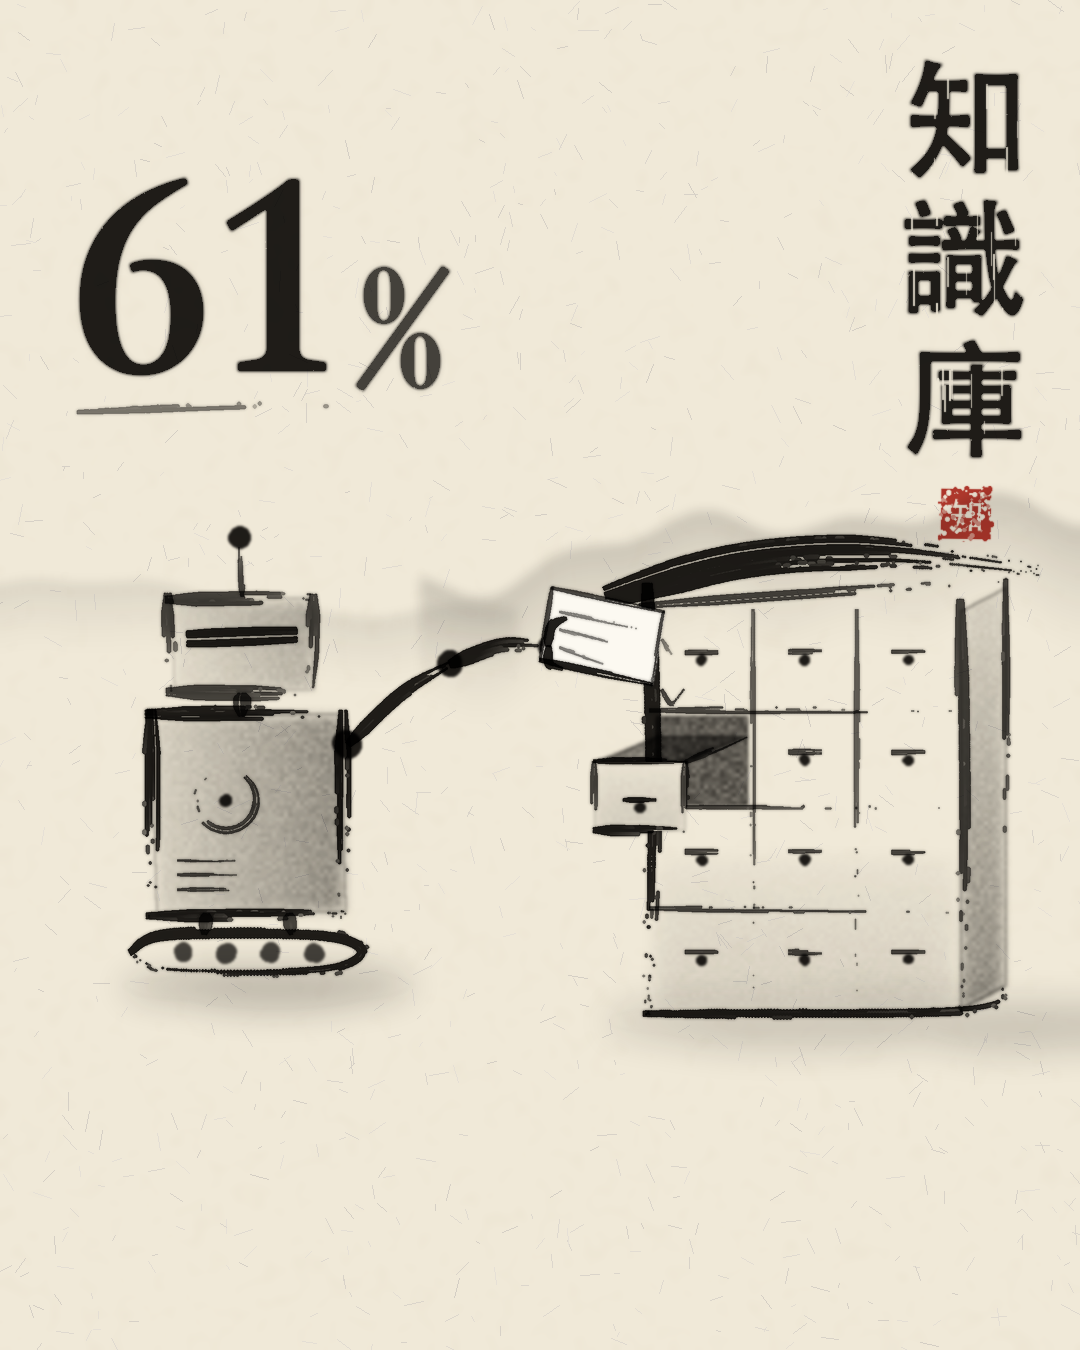

Python code for this plot:
# Ink-wash (shuimo) style sample: an ink-drawn robot files a note card into a drawer cabinet; big 61%.
# Technique: xuan paper -> pale washes first (far) -> mid washes -> bone strokes (gou le) dark last,
# ink layers MULTIPLY so overlaps darken (ji mo); dry-brush (fei bai) from hair dropout; one cinnabar seal.
# Master lessons applied: Bada Shanren (float in the void: no ground, fewest strokes), Qi Baishi (one body in several tones,
#   thick body vs hair-thin limb), Muqi (form by wash not outline, neighbours differ in tone, mist behind).
import os, math, random
from PIL import Image, ImageDraw, ImageFilter, ImageFont, ImageChops

W, H = 1080, 1350
SS = 2  # supersample factor for brush strokes
R = random.Random(1961)
HERE = os.path.dirname(os.path.abspath(__file__))
HEI = "/System/Library/Fonts/STHeiti Medium.ttc"          # Chinese glyphs only from STHeiti / Hiragino
NUM = "/System/Library/Fonts/Supplemental/Songti.ttc"      # Latin digits only (index 0, Black)

# Palette (must match style.md)
PAPER = (240, 233, 216)      # xuan paper
PAPER_DK = (222, 211, 188)   # paper mottling
CARD = (252, 249, 241)       # note card: brighter than paper (the only "lifted white")
INK = (24, 22, 20)           # jiao mo (scorched ink), all ink tones are densities of this
CINNABAR = (178, 40, 30)     # seal paste, used once
# ink densities (0-255 alpha of INK over paper): 5 tones of "mo fen wu se"
JIAO, NONG, ZHONG, DAN, QING = 245, 200, 140, 80, 36


def check_glyphs(path, text, size=80):
    """Fail loudly if any CJK char would render as tofu / notdef."""
    f = ImageFont.truetype(path, size)
    def m(ch):
        im = Image.new("L", (size * 2, size * 2), 0)
        ImageDraw.Draw(im).text((size // 2, size // 2), ch, font=f, fill=255)
        return im
    notdef = m("\U000F0000").tobytes()
    for ch in text:
        b = m(ch)
        assert b.getbbox() and b.tobytes() != notdef, f"missing glyph {ch!r} in {path}"


def rice_paper():
    sw, sh = W // 8, H // 8
    n = Image.new("L", (sw, sh)); n.putdata([R.randint(0, 255) for _ in range(sw * sh)])
    n = n.resize((W, H), Image.BICUBIC).filter(ImageFilter.GaussianBlur(4))
    img = Image.composite(Image.new("RGB", (W, H), PAPER_DK), Image.new("RGB", (W, H), PAPER),
                          n.point(lambda v: int(max(0, v - 140) * 0.35)))
    d = ImageDraw.Draw(img)
    for _ in range(1100):  # fibres
        x, y = R.uniform(0, W), R.uniform(0, H)
        a, L = R.uniform(0, math.pi), R.uniform(4, 20)
        c = R.randint(212, 230)
        d.line([(x, y), (x + math.cos(a) * L, y + math.sin(a) * L)], fill=(c, c - 6, c - 16), width=1)
    return img


def ink(img, mask, color=INK):
    """Multiply ink onto paper so overlapping layers accumulate (ji mo)."""
    k = [1 - c / 255 for c in color]
    layer = Image.merge("RGB", [mask.point(lambda v, kk=kk: int(255 - v * kk)) for kk in k])
    return ImageChops.multiply(img, layer)


def wash(img, cx, cy, rx, ry, dens, blobs=14, blur=26, rim=0.35):
    """Wet wash (po mo): soft blobs; a darker tide-line rim where water dried."""
    m = Image.new("L", (W, H), 0); d = ImageDraw.Draw(m)
    for _ in range(blobs):
        x, y = cx + R.gauss(0, rx * 0.4), cy + R.gauss(0, ry * 0.4)
        a, b = R.uniform(0.35, 0.7) * rx, R.uniform(0.35, 0.7) * ry
        d.ellipse([x - a, y - b, x + a, y + b], fill=255)
    hard = m.filter(ImageFilter.GaussianBlur(blur * 0.35)).point(lambda v: 255 if v > 110 else 0)
    body = hard.filter(ImageFilter.GaussianBlur(blur)).point(lambda v: int(v * dens / 255))
    edge = ImageChops.subtract(hard, hard.filter(ImageFilter.MinFilter(5))).filter(ImageFilter.GaussianBlur(2))
    body = ImageChops.add(body, edge.point(lambda v: int(v * dens * rim / 255)))
    return ink(img, body)


def wash_poly(img, pts, dens, blur=6, rim=0.5, grad=None):
    """Wash filling a shape (mo gu fill) with tide-line edge.
    grad=(dx, dy): ink gets denser toward that direction (shadow side); the lit side stays near paper."""
    m = Image.new("L", (W, H), 0); ImageDraw.Draw(m).polygon(pts, fill=255)
    jit = Image.effect_noise((W // 4, H // 4), 60).resize((W, H), Image.BICUBIC)
    body = ImageChops.multiply(m.filter(ImageFilter.GaussianBlur(blur)), jit.point(lambda v: 170 + v // 4))
    if grad:
        xs = [p[0] for p in pts]; ys = [p[1] for p in pts]
        x0, y0, x1, y1 = min(xs), min(ys), max(xs), max(ys)
        g = Image.new("L", (W, H), 0); gd = ImageDraw.Draw(g)
        steps = 40
        for i in range(steps):  # linear ramp 25% -> 100% along grad direction
            t = i / (steps - 1); v = int(255 * (0.25 + 0.75 * t))
            if grad[0]:
                gd.rectangle([x0 + (x1 - x0) * i / steps, y0, x0 + (x1 - x0) * (i + 1) / steps + 1, y1], fill=v)
            else:
                gd.rectangle([x0, y0 + (y1 - y0) * i / steps, x1, y0 + (y1 - y0) * (i + 1) / steps + 1], fill=v)
        body = ImageChops.multiply(body, g.filter(ImageFilter.GaussianBlur(8)))
    body = body.point(lambda v: int(v * dens / 255))
    edge = ImageChops.subtract(m, m.filter(ImageFilter.MinFilter(5))).filter(ImageFilter.GaussianBlur(1.5))
    return ink(img, ImageChops.add(body, edge.point(lambda v: int(v * dens * rim / 255))))


def far_hills(img, y_base, amp, dens, seed, x0=0, x1=W, fade=110):
    """Distant ridge (yuan shan): densest along the ridge line, dissolving downward into mist."""
    rr = random.Random(seed)
    ph = [rr.uniform(0, 6.28) for _ in range(3)]
    ridge = [(x, y_base - amp * (0.55 * math.sin(x / 140 + ph[0]) + 0.3 * math.sin(x / 61 + ph[1]) + 0.15 * math.sin(x / 23 + ph[2])))
             for x in range(int(x0), int(x1) + 1, 6)]
    m = Image.new("L", (W, H), 0); d = ImageDraw.Draw(m)
    for k in range(fade):  # stacked ridge copies, each fainter and lower
        v = int(dens * (1 - k / fade) ** 1.6)
        d.line([(x, y + k) for x, y in ridge], fill=v, width=2)
    return ink(img, m.filter(ImageFilter.GaussianBlur(5)))


def smooth(pts, n):
    """Catmull-Rom through control points -> n samples."""
    if len(pts) == 2:
        return [(pts[0][0] + (pts[1][0] - pts[0][0]) * i / n, pts[0][1] + (pts[1][1] - pts[0][1]) * i / n) for i in range(n + 1)]
    P = [pts[0]] + list(pts) + [pts[-1]]
    out, segs = [], len(pts) - 1
    for i in range(n + 1):
        u = i / n * segs; s = min(int(u), segs - 1); t = u - s
        p0, p1, p2, p3 = P[s], P[s + 1], P[s + 2], P[s + 3]
        out.append(tuple(0.5 * (2 * p1[k] + (-p0[k] + p2[k]) * t + (2 * p0[k] - 5 * p1[k] + 4 * p2[k] - p3[k]) * t * t
                                + (-p0[k] + 3 * p1[k] - 3 * p2[k] + p3[k]) * t ** 3) for k in (0, 1)))
    return out


def stroke(img, pts, w, dens=JIAO, dry=0.35, press=(0.55, 1.0, 0.45), bleed=0.7):
    """Bristle brush: hairs side by side; each hair runs dry along the stroke -> fei bai streaks.
    press = (entry, body, exit) pressure; dry 0 = fully loaded, 1 = very dry."""
    L = sum(math.dist(a, b) for a, b in zip(pts, pts[1:]))
    path = smooth(pts, max(8, int(L / 1.5)))
    xs = [p[0] for p in path]; ys = [p[1] for p in path]
    pad = w + 6
    ox, oy = int(min(xs) - pad), int(min(ys) - pad)
    bw, bh = int(max(xs) + pad) - ox, int(max(ys) + pad) - oy
    m = Image.new("L", (bw * SS, bh * SS), 0); d = ImageDraw.Draw(m)
    hairs = max(6, int(w / 1.6))
    offs = sorted(R.uniform(-0.5, 0.5) for _ in range(hairs))
    load = [R.uniform(0.55, 1.0) for _ in range(hairs)]
    n = len(path)
    for h in range(hairs):
        gap_run = 0
        for i, (x, y) in enumerate(path):
            t = i / (n - 1)
            p = press[0] + (press[1] - press[0]) * min(1, t / 0.2) if t < 0.2 else \
                press[1] + (press[2] - press[1]) * max(0, (t - 0.6) / 0.4)
            j0, j1 = path[max(i - 1, 0)], path[min(i + 1, n - 1)]
            dx, dy = j1[0] - j0[0], j1[1] - j0[1]; ln = math.hypot(dx, dy) or 1
            o = offs[h] * w * p
            hx, hy = (x - ox - dy / ln * o) * SS, (y - oy + dx / ln * o) * SS
            left = load[h] - t * dry * 1.5
            if gap_run > 0:
                gap_run -= 1; continue
            if left < R.uniform(0, 0.55):
                gap_run = R.randint(8, 34); continue  # hair runs dry: long streak gaps = fei bai
            r = max(0.8, w * p / hairs * 1.25) * SS
            v = int(dens * max(0.45, min(1.0, left + 0.45)))
            d.ellipse([hx - r, hy - r, hx + r, hy + r], fill=v)
    m = m.resize((bw, bh), Image.LANCZOS)
    if bleed:
        m = ImageChops.lighter(m, m.filter(ImageFilter.GaussianBlur(bleed * 2)).point(lambda v: int(v * 0.45)))
    full = Image.new("L", (W, H), 0); full.paste(m, (ox, oy))
    return ink(img, full)


def dot(img, x, y, r, dens=JIAO):
    """Dian: a pressed blob, slightly irregular, wet edge."""
    m = Image.new("L", (W, H), 0); d = ImageDraw.Draw(m)
    for _ in range(6):
        a, b = R.uniform(-r * .25, r * .25), R.uniform(-r * .25, r * .25)
        rr = r * R.uniform(0.7, 1.0)
        d.ellipse([x + a - rr, y + b - rr, x + a + rr, y + b + rr], fill=dens)
    return ink(img, m.filter(ImageFilter.GaussianBlur(1.2)))


def text_ink(img, xy, s, font, dens=JIAO, anchor="la", streak=0.18, angle=0):
    """Type set as ink: rough edges, slight bleed, sparse dry-brush streaks along the stroke direction."""
    m = Image.new("L", (W, H), 0)
    ImageDraw.Draw(m).text(xy, s, font=font, fill=255, anchor=anchor)
    bb = m.getbbox()
    rough = Image.effect_noise((W, H), 90).filter(ImageFilter.GaussianBlur(1))
    m = ImageChops.multiply(m.filter(ImageFilter.GaussianBlur(1.6)), rough.point(lambda v: 255 if v > 70 else 180))
    m = m.point(lambda v: 255 if v > 120 else int(v * 1.6))
    st = Image.new("L", (W, H), 255); d = ImageDraw.Draw(st)
    for _ in range(int((bb[2] - bb[0]) * streak)) if streak else []:
        x, y = R.uniform(bb[0], bb[2]), R.uniform(bb[1], bb[3])
        Lw = R.uniform(10, 40)
        dx, dy = math.cos(angle) * Lw, math.sin(angle) * Lw
        d.line([(x, y), (x + dx, y + dy)], fill=R.randint(0, 90), width=R.choice([1, 2]))
    m = ImageChops.multiply(m, st.filter(ImageFilter.GaussianBlur(0.5)))
    m = ImageChops.lighter(m.point(lambda v: v * dens // 255), m.filter(ImageFilter.GaussianBlur(2.5)).point(lambda v: v // 6))
    return ink(img, m)


def seal(img, x, y, size, ch):
    """Cinnabar seal, intaglio (white char on red), worn edges. One per picture."""
    s = Image.new("L", (size, size), 0); d = ImageDraw.Draw(s)
    d.rectangle([3, 3, size - 4, size - 4], fill=230)
    f = ImageFont.truetype(HEI, int(size * 0.7))
    d.text((size / 2, size / 2 + 1), ch, font=f, fill=0, anchor="mm")
    for _ in range(int(size * 0.7)):
        rx, ry = R.uniform(0, size), R.uniform(0, size)
        rr = R.uniform(0.5, 1.5)
        d.ellipse([rx - rr, ry - rr, rx + rr, ry + rr], fill=R.choice([0, 120, 230]))
    m = Image.new("L", (W, H), 0)
    m.paste(s.rotate(R.uniform(-2.5, 2.5), resample=Image.BICUBIC), (x, y))
    return ink(img, m.filter(ImageFilter.GaussianBlur(0.5)), CINNABAR)


def box(img, x0, y0, x1, y1, w, dens=NONG, dry=0.4):
    """Hand-ruled box: four separate strokes with overshoot, never a closed vector rect."""
    j = lambda: R.uniform(-2.5, 2.5)
    img = stroke(img, [(x0 - 4, y0 + j()), (x1 + 5, y0 + j())], w, dens, dry)
    img = stroke(img, [(x1 + j(), y0 - 3), (x1 + j(), y1 + 4)], w, dens, dry)
    img = stroke(img, [(x0 - 3, y1 + j()), (x1 + 4, y1 + j())], w * 1.1, dens, dry)
    img = stroke(img, [(x0 + j(), y0 - 4), (x0 + j(), y1 + 3)], w, dens, dry)
    return img


check_glyphs(HEI, "知識庫")
img = rice_paper()

# ---- 1. far layer: pale ridges dissolving into mist (qing mo), drawn first ----
img = far_hills(img, 540, 60, QING + 6, 3, 420, W, fade=140)
img = far_hills(img, 600, 26, QING - 12, 8, 0, 520, fade=80)

# ---- 2. knowledge base: drawer cabinet (yao gui), 3 x 4 drawers; faces left as paper ----
cx0, cy0, cx1, cy1 = 650, 610, 960, 1010
cols, rows = 3, 4
dw, dh = (cx1 - cx0) / cols, (cy1 - cy0) / rows
depth = 46  # visible right side face
img = wash_poly(img, [(cx1, cy0), (cx1 + depth, cy0 - 24), (cx1 + depth, cy1 - 24), (cx1, cy1)], ZHONG, blur=4, rim=0.6, grad=(0, 1))
img = wash_poly(img, [(cx0, cy0 + dh * 2.4), (cx1, cy0 + dh * 2.4), (cx1, cy1), (cx0, cy1)], DAN - 40, blur=18, rim=0, grad=(0, 1))
open_cell = (0, 1)  # drawer receiving the card
for r_ in range(rows):
    for c_ in range(cols):
        x0, y0 = cx0 + c_ * dw, cy0 + r_ * dh
        if (c_, r_) == open_cell:
            continue
        # Muqi: every drawer face is its own tone of the same ink (six persimmons: neighbours never match)
        tone = [QING + 14, DAN - 38, QING - 4, DAN - 54, QING + 24, DAN - 30][(c_ * 2 + r_ * 5) % 6]
        img = wash_poly(img, [(x0 + 8, y0 + 8), (x0 + dw - 8, y0 + 8), (x0 + dw - 8, y0 + dh - 8), (x0 + 8, y0 + dh - 8)], tone, blur=7, rim=0.0)
        img = dot(img, x0 + dw / 2, y0 + dh * 0.42 + 8, 5, JIAO)
# frame: bone strokes, darkest ink, drawn after washes
img = stroke(img, [(cx0 - 3, cy0 - 26), (cx0 + 2, cy0 + 200), (cx0 - 3, cy1 + 8)], 18, JIAO, dry=0.45)
img = stroke(img, [(cx1, cy0 - 10), (cx1 + 3, cy0 + 220), (cx1, cy1 + 4)], 12, NONG, dry=0.5)
img = stroke(img, [(cx1 + depth, cy0 - 30), (cx1 + depth + 2, cy1 - 20)], 9, NONG, dry=0.75)
img = stroke(img, [(cx0 - 6, cy1 + 4), (cx1 + 4, cy1 + 2), (cx1 + depth, cy1 - 24)], 12, JIAO, dry=0.5)
for k in range(1, rows):
    yy = cy0 + k * dh
    img = stroke(img, [(cx0, yy + R.uniform(-2, 2)), (cx1, yy + R.uniform(-2, 2))], 6, NONG, dry=0.45)
# eave: one sweeping stroke, pressed at left, lifted at right (the boldest gesture in the picture)
img = stroke(img, [(606, cy0 - 14), (740, cy0 - 50), (880, cy0 - 58), (1040, cy0 - 40)], 36, JIAO, dry=0.4, press=(0.6, 1.0, 0.3))
img = stroke(img, [(cx0 - 10, cy0 - 4), (cx1 + depth, cy0 - 30)], 8, NONG, dry=0.4)
# the open drawer: cavity in the cell + drawer box pulled out to the lower-left
ox0, oy0 = cx0 + 6, cy0 + dh + 6
ox1, oy1 = cx0 + dw - 6, cy0 + 2 * dh - 6
img = wash_poly(img, [(ox0, oy0), (ox1, oy0), (ox1, oy1), (ox0, oy1)], JIAO - 30, blur=2, rim=0.3)
px, py = -62, 26  # pull-out offset
front = [(ox0 + px, oy0 + py + 20), (ox1 + px, oy0 + py + 20), (ox1 + px, oy1 + py), (ox0 + px, oy1 + py)]
img = wash_poly(img, [(ox0 + px, oy0 + py + 20), (ox0, oy0 + 20), (ox1, oy0 + 20), (ox1 + px, oy0 + py + 20)], ZHONG + 20, blur=2, rim=0.5)
img = Image.composite(Image.new("RGB", (W, H), PAPER), img, (lambda m: (ImageDraw.Draw(m).polygon(front, fill=255), m)[1])(Image.new("L", (W, H), 0)))
img = wash_poly(img, front, QING + 10, blur=3, rim=0.8, grad=(0, 1))
img = stroke(img, [front[0], front[1]], 7, JIAO, dry=0.3)
img = stroke(img, [front[3], front[2]], 10, JIAO, dry=0.35)
img = stroke(img, [front[0], front[3]], 7, NONG, dry=0.3)
img = stroke(img, [front[1], front[2]], 7, NONG, dry=0.4)
img = stroke(img, [front[1], (ox1, oy0 + 20)], 5, NONG, dry=0.4)
img = stroke(img, [((front[0][0] + front[1][0]) / 2 - 16, front[3][1] - 30), ((front[0][0] + front[1][0]) / 2 + 16, front[3][1] - 30)], 5, JIAO, dry=0.2)
img = dot(img, (front[0][0] + front[1][0]) / 2, front[3][1] - 22, 5, JIAO)
# Bada: no ground at all; the cabinet and the robot float in the blank paper

# ---- 3. AI agent: boxy robot in gou le outline + graded washes, visor slit, no face ----
# light from upper-left: washes darken toward right/bottom, lit side stays paper
img = wash_poly(img, [(170, 600), (310, 596), (314, 690), (174, 694)], DAN, blur=4, grad=(1, 0))
img = stroke(img, [(166, 596), (316, 592)], 13, JIAO, dry=0.4)
img = stroke(img, [(314, 596), (316, 692)], 11, NONG, dry=0.5)
img = stroke(img, [(168, 694), (312, 692)], 7, NONG, dry=0.5)
img = stroke(img, [(188, 640), (296, 636)], 18, JIAO, dry=0.1, press=(0.9, 1.0, 0.85))  # visor slit
img = stroke(img, [(242, 596), (240, 548)], 6, NONG, dry=0.3)                            # antenna
img = dot(img, 240, 538, 11, JIAO)
img = stroke(img, [(242, 694), (242, 716)], 16, NONG, dry=0.15)                          # neck
for (ya, yb, dn) in ((716, 780, ZHONG - 40), (788, 850, ZHONG), (858, 914, ZHONG + 36)):   # segments with paper gaps, each its own tone
    img = wash_poly(img, [(152, ya), (342, ya - 2), (346, yb), (154, yb + 2)], dn, blur=5, grad=(1, 0))
img = stroke(img, [(150, 712), (344, 710)], 16, JIAO, dry=0.45)                           # lid: the darkest, widest accent
img = stroke(img, [(344, 714), (348, 912)], 14, JIAO, dry=0.5)                            # shadow side
img = stroke(img, [(152, 718), (154, 912)], 7, NONG, dry=0.6)                             # lit side: hair-thin
th = [math.radians(a) for a in range(-50, 260, 20)]                                        # chest dial: open enso
img = stroke(img, [(226 + 26 * math.cos(a), 750 + 26 * math.sin(a)) for a in th], 6, NONG, dry=0.55)
img = dot(img, 226, 750, 5, JIAO)
img = stroke(img, [(130, 952), (170, 934), (322, 934), (364, 952), (322, 972), (170, 972), (130, 954)], 13, JIAO, dry=0.35)
for k in range(4):
    img = dot(img, 182 + k * 44, 953, 9, NONG)
img = stroke(img, [(206, 914), (204, 934)], 12, NONG, dry=0.15)
img = stroke(img, [(290, 914), (292, 934)], 12, NONG, dry=0.15)
# arm: long two-segment reach, joints as heavy dots; card held right at the drawer mouth
sh, el, wr = (348, 744), (450, 690), (568, 662)
img = stroke(img, [sh, (400, 718), el, (510, 668), wr], 7, JIAO, dry=0.1, press=(0.35, 1.0, 0.75))   # one long thin stroke vs the 15px frame: thick/thin > 2:1
img = dot(img, *sh, 11); img = dot(img, *wr, 6)

# ---- 4. note card: the brightest paper in the picture, lowered INTO the pulled-out drawer ----
# occlusion: the drawer front is drawn over the card, so the lower part is hidden inside the drawer
prev = img.copy()
card = [(601, 636), (681, 628), (683, 800), (603, 808)]
cm = Image.new("L", (W, H), 0); ImageDraw.Draw(cm).polygon(card, fill=255)
img = Image.composite(Image.new("RGB", (W, H), CARD), img, cm.filter(ImageFilter.GaussianBlur(0.7)))
img = stroke(img, [card[0], card[1]], 4, NONG, dry=0.25)
img = stroke(img, [card[1], card[2]], 4, NONG, dry=0.3)
img = stroke(img, [card[0], card[3]], 4, NONG, dry=0.25)
for k in range(3):
    y = 664 + k * 22
    img = stroke(img, [(616, y), (668 - k * 14, y - 3)], 3, ZHONG, dry=0.4)
fm = Image.new("L", (W, H), 0); ImageDraw.Draw(fm).polygon(front, fill=255)
img = Image.composite(prev, img, fm)                       # front of the drawer covers the card
img = stroke(img, [front[0], front[1]], 7, JIAO, dry=0.3)  # re-ink the front's top lip over the card edges
# gripper: two claw strokes pinching the card's left edge
img = stroke(img, [wr, (588, 640), (604, 646)], 8, JIAO, dry=0.15)
img = stroke(img, [wr, (590, 684), (604, 680)], 8, JIAO, dry=0.15)
# placement cue: one dry downward stroke with a small arrowhead above the card
img = stroke(img, [(644, 566), (644, 604)], 5, ZHONG, dry=0.85, press=(0.4, 1.0, 0.2))
img = stroke(img, [(632, 594), (644, 610), (656, 594)], 4, NONG, dry=0.3)

# ---- 5. heading: vertical, top-right, read top-down; seal below it ----
fh = ImageFont.truetype(HEI, 128)
for i, ch in enumerate("知識庫"):
    img = text_ink(img, (964, 60 + i * 140), ch, fh, dens=JIAO, anchor="mt", streak=0.1, angle=math.pi / 2)
img = seal(img, 930, 476, 76, "知")

# ---- 6. big 61%: heavy ink, wet bleed, flying-white streaks running horizontally ----
fn = ImageFont.truetype(NUM, 300, index=0)
img = text_ink(img, (70, 70), "61", fn, dens=JIAO, streak=0.0)
fp = ImageFont.truetype(NUM, 140, index=0)
img = text_ink(img, (344, 222), "%", fp, dens=NONG, streak=0.0)
img = stroke(img, [(78, 412), (300, 404), (520, 410)], 10, ZHONG, dry=0.85, press=(0.5, 1.0, 0.1))

# ---- 7. calm bottom ~22%: blank paper, nothing drawn below y=1050 ----

img.save(os.path.join(HERE, "sample.png"))
print("ok")
